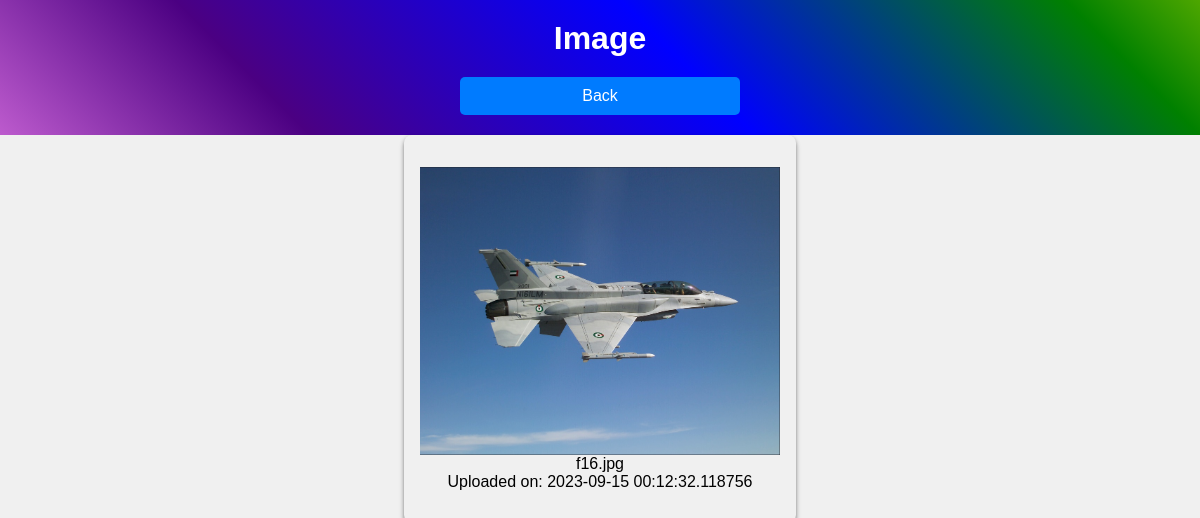
The app's page /image?id=1 with its own data.
### tables this page shows
CREATE TABLE Images (
  ImageID INTEGER PRIMARY KEY AUTOINCREMENT,
  ImageName TEXT NOT NULL,
  ImageFile TEXT NOT NULL,
  UploadDate DATETIME NOT NULL
  );

### main.py (the view)
@app.route("/image")
def show_image():
  image_id = request.args.get("id")
  if image_id is None:
    return render_template("error.html", error="No id parameter supplied you bozo")
  try:
    conn = sqlite3.connect('image_classification.db')
    cursor = conn.cursor()
    cursor.execute(f"SELECT * FROM Images WHERE ImageID = ? ", (image_id))
    image = cursor.fetchall()[0]
    image_data = {
      "ImageID": image[0],
      "ImageName": image[1],
      "ImageFile": image[2],
      "UploadDate": image[3]
    }
  except Exception as e:
    conn.close()
    return render_template("error.html", error=e)
  finally:
    conn.close()
  return render_template("image.html", image=image_data)

### templates/image.html (shortened to what this page needs)
<!DOCTYPE html>
<html lang="en">
<head>
  <link rel="stylesheet" href="{{ url_for('static', filename="style.css") }}">
</head>
<body>
  <header>
      <h1>Image</h1>
      <a href="/" class="back-button">Back</a>
  </header>
  <div class="image-card" style="width: 30%; margin: auto;">
    <img src="{{ url_for('static', filename=image["ImageFile"]) }}" alt="{{ image["ImageName"] }}">
    <p>{{ image["ImageName"] }}</p>
    <p>Uploaded on: {{ image["UploadDate"] }}</p>
  </div>
</body>
</html>

### static/style.css (style rules this page uses)
body, h1, h2, p, form, button { margin: 0; padding: 0; }
html, body { height: 100%; overflow: scroll; }
body { background-color: #f0f0f0; font-family: Arial, sans-serif; }
header { background: linear-gradient(45deg, violet, indigo, blue, green, yellow, orange, red); background-size: 200% 200%; animation: rainbow-wave 10s linear infinite; color: #fff; text-align: center; padding: 20px 0; }
.back-button { width: 20%; margin: auto; display: block; margin-top: 20px; text-align: center; text-decoration: none; background-color: #007bff; color: #fff; padding: 10px 20px; border-radius: 5px; transition: background-color 0.3s ease; }
header a { background-color: #007bff; color: #fff; text-decoration: none; padding: 10px 20px; border-radius: 5px; transition: background-color 0.3s ease; }
.image-card { display: flex; flex-direction: column; align-items: center; text-align: center; padding: 2rem 1rem; box-shadow: 0 4px 6px -1px rgba(0, 0, 0, 0.3), 0 2px 4px -1px rgba(0, 0, 0, 0.5); border-radius: 8px; position: relative; }
.image-card img { width: 100%; }

### records on screen
Images: ImageFile+ImageName (picture), ImageName "f16.jpg", UploadDate "2023-09-15 00:12:32.118756"
